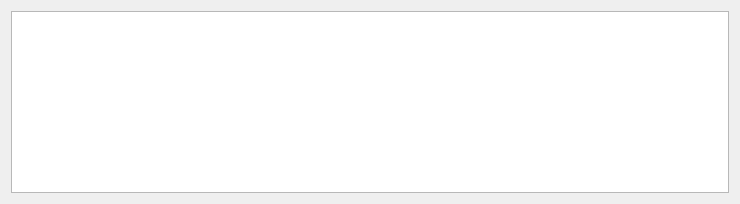
<?xml version="1.0" encoding="UTF-8"?>
<ui version="4.0">
 <class>GTASearchResults</class>
 <widget class="QWidget" name="GTASearchResults">
  <property name="geometry">
   <rect>
    <x>0</x>
    <y>0</y>
    <width>740</width>
    <height>204</height>
   </rect>
  </property>
  <property name="sizePolicy">
   <sizepolicy hsizetype="Preferred" vsizetype="Preferred">
    <horstretch>0</horstretch>
    <verstretch>0</verstretch>
   </sizepolicy>
  </property>
  <property name="windowTitle">
   <string>Form</string>
  </property>
  <layout class="QGridLayout" name="gridLayout">
   <item row="0" column="0">
    <widget class="QTreeWidget" name="treeWidget">
     <property name="sizePolicy">
      <sizepolicy hsizetype="Preferred" vsizetype="Preferred">
       <horstretch>0</horstretch>
       <verstretch>0</verstretch>
      </sizepolicy>
     </property>
     <property name="contextMenuPolicy">
      <enum>Qt::CustomContextMenu</enum>
     </property>
     <property name="alternatingRowColors">
      <bool>true</bool>
     </property>
     <property name="uniformRowHeights">
      <bool>true</bool>
     </property>
     <property name="headerHidden">
      <bool>true</bool>
     </property>
     <property name="columnCount">
      <number>3</number>
     </property>
     <column>
      <property name="text">
       <string>Search</string>
      </property>
     </column>
     <column>
      <property name="text">
       <string>File</string>
      </property>
     </column>
     <column>
      <property name="text">
       <string>Line</string>
      </property>
     </column>
    </widget>
   </item>
  </layout>
 </widget>
 <resources/>
 <connections/>
</ui>
